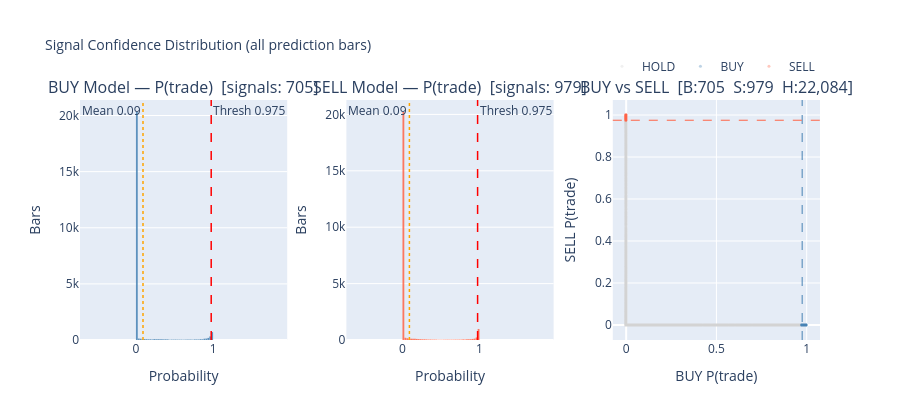

Notebook code cell kept with this figure:
### Code cell
# ── Signal Confidence Distribution (interactive) ──────────────────────────────
from plotly.subplots import make_subplots
import plotly.graph_objects as go

n_buy  = (preds['raw_signal'] ==  1).sum()
n_sell = (preds['raw_signal'] == -1).sum()
n_hold = (preds['raw_signal'] ==  0).sum()

bins   = dict(start=0, end=1, size=0.025)

fig = make_subplots(
    rows=1, cols=3,
    subplot_titles=(
        f'BUY Model — P(trade)  [signals: {n_buy:,}]',
        f'SELL Model — P(trade)  [signals: {n_sell:,}]',
        f'BUY vs SELL  [B:{n_buy:,}  S:{n_sell:,}  H:{n_hold:,}]',
    ),
    horizontal_spacing=0.08,
)

# ── Panel 1: BUY histogram ────────────────────────────────────────────────────
fig.add_trace(go.Histogram(
    x=preds['buy_prob'], xbins=bins,
    marker_color='steelblue', opacity=0.85, name='BUY prob',
    showlegend=False,
), row=1, col=1)
fig.add_vline(x=BUY_THRESHOLD,              line=dict(color='red',    dash='dash', width=1.5),
              annotation_text=f'Thresh {BUY_THRESHOLD}', annotation_position='top right', row=1, col=1)
fig.add_vline(x=float(preds['buy_prob'].mean()), line=dict(color='orange', dash='dot',  width=1.5),
              annotation_text=f'Mean {preds["buy_prob"].mean():.2f}',  annotation_position='top left',  row=1, col=1)

# ── Panel 2: SELL histogram ───────────────────────────────────────────────────
fig.add_trace(go.Histogram(
    x=preds['sell_prob'], xbins=bins,
    marker_color='tomato', opacity=0.85, name='SELL prob',
    showlegend=False,
), row=1, col=2)
fig.add_vline(x=SELL_THRESHOLD,              line=dict(color='red',    dash='dash', width=1.5),
              annotation_text=f'Thresh {SELL_THRESHOLD}', annotation_position='top right', row=1, col=2)
fig.add_vline(x=float(preds['sell_prob'].mean()), line=dict(color='orange', dash='dot',  width=1.5),
              annotation_text=f'Mean {preds["sell_prob"].mean():.2f}',  annotation_position='top left',  row=1, col=2)

# ── Panel 3: BUY vs SELL scatter ──────────────────────────────────────────────
colour_map  = {1: 'steelblue', -1: 'tomato', 0: 'lightgrey'}
label_map   = {1: 'BUY',       -1: 'SELL',   0: 'HOLD'}

for sig_val in [0, 1, -1]:           # draw HOLD first so signals sit on top
    mask = preds['raw_signal'] == sig_val
    fig.add_trace(go.Scattergl(
        x=preds.loc[mask, 'buy_prob'],
        y=preds.loc[mask, 'sell_prob'],
        mode='markers',
        marker=dict(color=colour_map[sig_val], size=3, opacity=0.35),
        name=label_map[sig_val],
    ), row=1, col=3)

# Threshold crosshairs
fig.add_vline(x=BUY_THRESHOLD,  line=dict(color='steelblue', dash='dash', width=1), row=1, col=3)
fig.add_hline(y=SELL_THRESHOLD, line=dict(color='tomato',    dash='dash', width=1), row=1, col=3)

# ── Layout ────────────────────────────────────────────────────────────────────
fig.update_layout(
    title_text='Signal Confidence Distribution (all prediction bars)',
    title_font_size=14,
    height=420,
    legend=dict(orientation='h', yanchor='bottom', y=1.08, xanchor='right', x=1),
    bargap=0.05,
)
fig.update_xaxes(title_text='Probability', row=1, col=1)
fig.update_xaxes(title_text='Probability', row=1, col=2)
fig.update_xaxes(title_text='BUY P(trade)', row=1, col=3)
fig.update_yaxes(title_text='Bars',         row=1, col=1)
fig.update_yaxes(title_text='Bars',         row=1, col=2)
fig.update_yaxes(title_text='SELL P(trade)',row=1, col=3)

fig.show()

### Figure 1 — Plotly figure (JSON) as saved in the notebook; plotly's stock layout.template omitted (floating-point values rounded to 4 significant figures; data arrays with more than 128 entries replaced by an {"elided": "..."} marker saying what was removed)
{"data": [{"marker": {"color": "steelblue"}, "name": "BUY prob", "opacity": 0.85, "showlegend": false, "type": "histogram", "x": {"elided": "23768 float values"}, "xaxis": "x", "xbins": {"end": 1, "size": 0.025, "start": 0}, "yaxis": "y"}, {"marker": {"color": "tomato"}, "name": "SELL prob", "opacity": 0.85, "showlegend": false, "type": "histogram", "x": {"elided": "23768 float values"}, "xaxis": "x2", "xbins": {"end": 1, "size": 0.025, "start": 0}, "yaxis": "y2"}, {"marker": {"color": "lightgrey", "opacity": 0.35, "size": 3}, "mode": "markers", "name": "HOLD", "type": "scattergl", "x": {"elided": "22084 float values"}, "xaxis": "x3", "y": {"elided": "22084 float values"}, "yaxis": "y3"}, {"marker": {"color": "steelblue", "opacity": 0.35, "size": 3}, "mode": "markers", "name": "BUY", "type": "scattergl", "x": {"elided": "705 float values"}, "xaxis": "x3", "y": {"elided": "705 float values"}, "yaxis": "y3"}, {"marker": {"color": "tomato", "opacity": 0.35, "size": 3}, "mode": "markers", "name": "SELL", "type": "scattergl", "x": {"elided": "979 float values"}, "xaxis": "x3", "y": {"elided": "979 float values"}, "yaxis": "y3"}], "layout": {"annotations": [{"font": {"size": 16}, "showarrow": false, "text": "BUY Model — P(trade)  [signals: 705]", "x": 0.14, "xanchor": "center", "xref": "paper", "y": 1, "yanchor": "bottom", "yref": "paper"}, {"font": {"size": 16}, "showarrow": false, "text": "SELL Model — P(trade)  [signals: 979]", "x": 0.5, "xanchor": "center", "xref": "paper", "y": 1, "yanchor": "bottom", "yref": "paper"}, {"font": {"size": 16}, "showarrow": false, "text": "BUY vs SELL  [B:705  S:979  H:22,084]", "x": 0.86, "xanchor": "center", "xref": "paper", "y": 1, "yanchor": "bottom", "yref": "paper"}, {"showarrow": false, "text": "Thresh 0.975", "x": 0.975, "xanchor": "left", "xref": "x", "y": 1, "yanchor": "top", "yref": "y domain"}, {"showarrow": false, "text": "Mean 0.09", "x": 0.09204, "xanchor": "right", "xref": "x", "y": 1, "yanchor": "top", "yref": "y domain"}, {"showarrow": false, "text": "Thresh 0.975", "x": 0.975, "xanchor": "left", "xref": "x2", "y": 1, "yanchor": "top", "yref": "y2 domain"}, {"showarrow": false, "text": "Mean 0.09", "x": 0.09057, "xanchor": "right", "xref": "x2", "y": 1, "yanchor": "top", "yref": "y2 domain"}], "bargap": 0.05, "height": 420, "legend": {"orientation": "h", "x": 1, "xanchor": "right", "y": 1.08, "yanchor": "bottom"}, "shapes": [{"line": {"color": "red", "dash": "dash", "width": 1.5}, "type": "line", "x0": 0.975, "x1": 0.975, "xref": "x", "y0": 0, "y1": 1, "yref": "y domain"}, {"line": {"color": "orange", "dash": "dot", "width": 1.5}, "type": "line", "x0": 0.09204, "x1": 0.09204, "xref": "x", "y0": 0, "y1": 1, "yref": "y domain"}, {"line": {"color": "red", "dash": "dash", "width": 1.5}, "type": "line", "x0": 0.975, "x1": 0.975, "xref": "x2", "y0": 0, "y1": 1, "yref": "y2 domain"}, {"line": {"color": "orange", "dash": "dot", "width": 1.5}, "type": "line", "x0": 0.09057, "x1": 0.09057, "xref": "x2", "y0": 0, "y1": 1, "yref": "y2 domain"}, {"line": {"color": "steelblue", "dash": "dash", "width": 1}, "type": "line", "x0": 0.975, "x1": 0.975, "xref": "x3", "y0": 0, "y1": 1, "yref": "y3 domain"}, {"line": {"color": "tomato", "dash": "dash", "width": 1}, "type": "line", "x0": 0, "x1": 1, "xref": "x3 domain", "y0": 0.975, "y1": 0.975, "yref": "y3"}], "title": {"font": {"size": 14}, "text": "Signal Confidence Distribution (all prediction bars)"}, "xaxis": {"anchor": "y", "domain": [0, 0.28], "title": {"text": "Probability"}}, "xaxis2": {"anchor": "y2", "domain": [0.36, 0.64], "title": {"text": "Probability"}}, "xaxis3": {"anchor": "y3", "domain": [0.72, 1], "title": {"text": "BUY P(trade)"}}, "yaxis": {"anchor": "x", "domain": [0, 1], "title": {"text": "Bars"}}, "yaxis2": {"anchor": "x2", "domain": [0, 1], "title": {"text": "Bars"}}, "yaxis3": {"anchor": "x3", "domain": [0, 1], "title": {"text": "SELL P(trade)"}}}}
